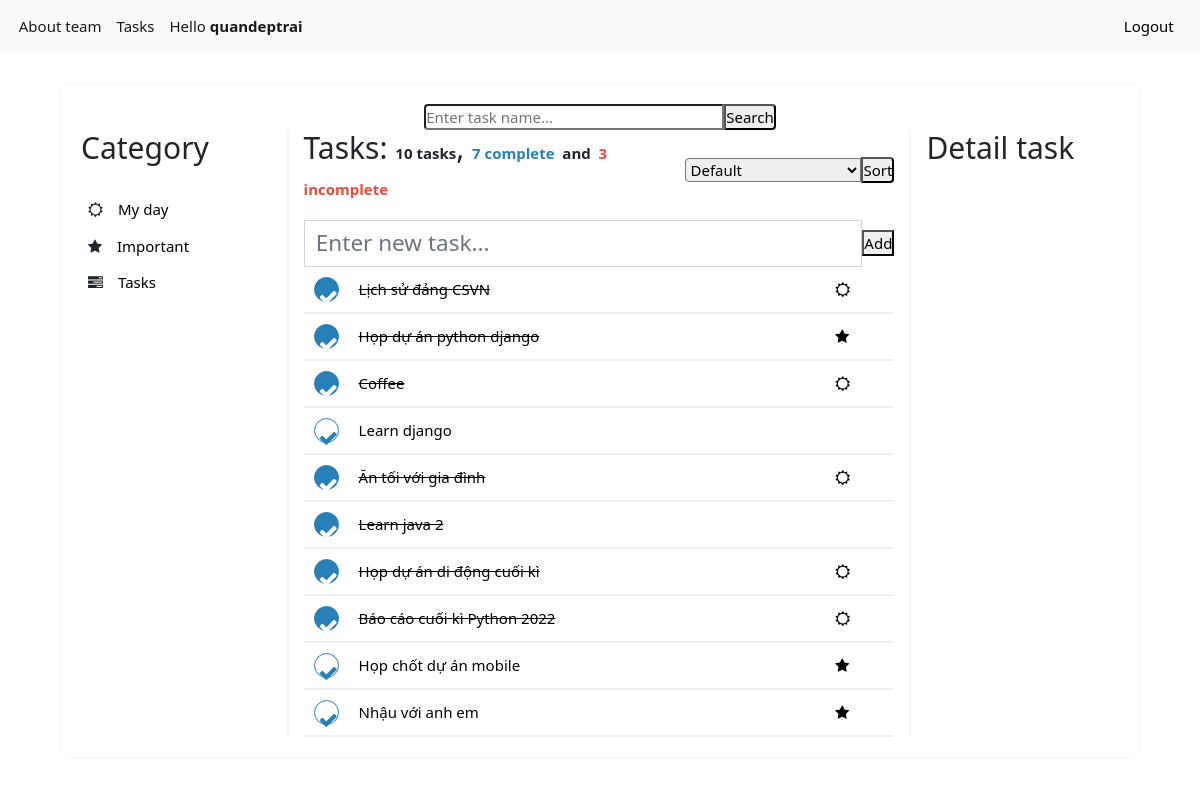
Page /list/3 (signed in) on the committed database.
### tasks/models.py (models this page shows, shortened)
class Task(models.Model):
    user = models.ForeignKey(User,
                             on_delete=models.CASCADE,
                             null=True, blank=True)
    name = models.TextField(max_length=255)
    createdAt = models.DateTimeField()
    updatedAt = models.DateTimeField()
    complete = models.BooleanField(default=False)
    category = models.ForeignKey(Category,
                                   on_delete=models.CASCADE,
                                   blank=True, null=True)

### tasks/views.py (the view)
# urls.py: path('list/<int:category_id>', list_view, name = 'list'),
def list_view(request, category_id):
    keyword = request.GET.get('keyword')
    sort = request.GET.get('sort')
    user = request.user if request.user.is_authenticated else None
    tasks = Task.objects.all()
    if keyword:
        tasks = tasks.filter(name__icontains = keyword)
    if category_id != 3:
        tasks = tasks.filter(category__id = category_id)
        dt = datetime.datetime.today()
        tasks = tasks.filter(createdAt__contains = datetime.date(dt.year, dt.month, dt.day))
    tasks = tasks.filter(user=user)
    if sort=="1":
        tasks = tasks.order_by('name').values()
    if sort=="2":
        tasks = tasks.order_by('complete').values()
    count_complete = tasks.filter(complete = True).count()
    count_incomplete = tasks.filter(complete = False).count()
    context = {
        'keyword': keyword,
        'category_id': category_id,
        'tasks': tasks,
        'count_complete': count_complete,
        'count_incomplete': count_incomplete,
        'typesort': sort,
        "category_id": category_id,
        'form':TaskForm()
    }
    return render(request, "list.html", context)

### tasks/forms.py
class TaskForm(forms.Form):
    name = forms.CharField(label='', required=True,
                           widget=forms.TextInput(attrs={'class':'form-control', 'placeholder':'Enter new task...'}),
                           max_length=255)

### tasks/templates/list.html (shortened to what this page needs)
{%extends 'base.html'%} {%load static%} {%block css%}
<link rel="stylesheet" href="{% static 'css/list.css' %}" /> {% endblock %}
{%block body%}
<div class="list-form">
  <div class="search-task">
    <form>
      <input
        type="text"
        name="keyword"
        class="input-text-search"
        id="keyword"
        value="{{keyword|default:''}}"
        placeholder="Enter task name..."
      />
      <input type="submit" class="input-submit-search" value="Search" />
  </div>
  <div class="main-list-task">
    <div class="category-task">
      <h2>Category</h2>
      <div class="menu-category">
        <ul>
          <li>
            <i class="fa fa-sun-o" aria-hidden="true"></i
            ><a href="{% url 'tasks:list' 1 %}">My day</a>
          </li>
          <li>
            <i class="fa fa-star" aria-hidden="true"></i
            ><a href="{% url 'tasks:list' 2 %}">Important</a>
          </li>
          <li>
            <i class="fa fa-tasks" aria-hidden="true"></i
            ><a href="{% url 'tasks:list' 3 %}">Tasks</a>
          </li>
        </ul>
      </div>
    </div>
    <div class="list-task">
      <div class="list-task-top">
        <h2 style="display: inline-block">
        {% if category_id == 1 %}
          My day:
        {% elif category_id == 2 %}
          Important:
        {% else %}
          Tasks:
        {% endif %}
        <b>{{tasks.count}} tasks</b>,
        <b style="color: #2980b9">{{count_complete}} complete</b>
        <b> and</b>
        <b style="color: #e74c3c">{{count_incomplete}} incomplete</b>
        </h2>
        <div>
          <form>
            <select class="selected-box-sort" name="sort">
              {% if typesort %}
                {% if typesort == "0" %}
                <option value=0 selected="selected">Default</option>
                <option value=1>Sort by name</option>
                <option value=2>Complete/Incomplete</option>
                {%elif typesort == "1"%}
                <option value=0>Default</option>
                <option value=1 selected="selected">Sort by name</option>
                <option value=2>Complete/Incomplete</option>
                {%elif typesort == "2"%}
                <option value=0>Default</option>
                <option value=1>Sort by name</option>
                <option value=2 selected="selected">Complete/Incomplete</option>
                {%endif%}
              {% else%}
                <option value=0>Default</option>
              {% endif %}
            </select>
            <input class="sort-task-by-name" type="submit" value="Sort"/>
          </form>
        </div>
      </div>
      <div class="add-task">
        <form action="/list/{{category_id}}/task/add?keyword={{keyword}}&sort={{typesort}}" method = "post">{% csrf_token %}
            {{form}}
          <input type="submit" class="input-submit-search" value="Add" />
        </form>
      </div>
      <div>
        <div class="show-list">
          {% for task in tasks%}
          <div class="task">
            <a class="task-complete" style="width: 25px; height: 25px; border-radius: 50%; color: {% if task.complete %}white{% else %}#2980b9{% endif %}; background-color: {% if task.complete %}#2980b9{% else %}white{% endif %}"href="/list/{{category_id}}/task/{{task.id}}/complete?keyword={{keyword}}&sort={{typesort}}"><i class="fa fa-check" aria-hidden="true"></i></a>
            <a href="/list/{{category_id}}/task/{{task.id}}?keyword={{keyword}}&sort={{typesort}}"
              style="text-decoration-line: {% if task.complete %}line-through{% else %}none{% endif %}; color: black"
            >{{task.name}}</a>
           {% if category_id == 3 %}
            <a href="#" style="color:black">{% if task.category_id == 1 %}
            <i class="fa fa-sun-o" aria-hidden="true"></i>
            {% elif task.category_id == 2 %}
            <i class="fa fa-star" aria-hidden="true"></i>
            {% endif %}</a>{% endif %}
          </div>
          {% endfor %}
        </div>
      </div>
    </div>
    <div class="detail-task">
      <h2>Detail task</h2>
    </div>
  </div>
</div>
{% endblock %}

### todolist/templates/base.html (shortened to what this page needs)
<!DOCTYPE html>
<html lang="en">
  <head>
    {% load static %}
    <link
    rel="stylesheet"
    type="text/css"
    href="https://cdnjs.cloudflare.com/ajax/libs/skeleton/2.0.4/skeleton.min.css"
    />
    <link
      rel="stylesheet"
      type="text/css"
      href="https://cdnjs.cloudflare.com/ajax/libs/normalize/3.0.2/normalize.min.css"
    />
    <link
      rel="stylesheet"
      type="text/css"
      href="{% static 'css/style.css' %}"
    />
    {% block css %}{% endblock %}
    <link
      href="https://cdn.jsdelivr.net/npm/bootstrap@5.1.3/dist/css/bootstrap.min.css"
      rel="stylesheet"
    />
    <link
      rel="stylesheet"
      href="https://cdnjs.cloudflare.com/ajax/libs/font-awesome/4.7.0/css/font-awesome.min.css"
    />
  </head>
  <body>
    <nav
      class="navbar navbar-expand-lg navbar-light bg-light"
      style="font-size: 15px"
    >
      <div class="container-fluid">
        <div class="collapse navbar-collapse" id="navbarSupportedContent">
          <ul class="navbar-nav me-auto mb-2 mb-lg-0">
            <li class="nav-item">
              <a class="nav-link active" aria-current="page" href="/"
                >About team</a
              >
            </li>
            {% if not user.is_authenticated %}
            <li class="nav-item">
              <a
                class="nav-link active"
                aria-current="page"
                href="{% url 'auth:login' %}"
                >Login</a
              >
            </li>
            {%else%}
            <li class="nav-item">
              <a
                class="nav-link active"
                aria-current="page"
                href="{% url 'tasks:list' 1 %}"
                >Tasks</a
              >
            </li>
            <li class="nav-item">
              <a class="nav-link active" aria-current="page" href="#"
                >Hello <strong>{{user.username}}</strong></a
              >
            </li>
            {% endif %}
          </ul>
          {% if user.is_authenticated %}
          <a
            class="nav-link active"
            aria-current="page"
            href="{% url 'auth:logout' %}"
            style="color: black"
            >Logout</a
          >
          {% endif %}
        </div>
      </div>
    </nav>
    {% block body %}{% endblock %}
  </body>
</html>

### todolist/static/css/style.css (style rules this page uses)
* { font-size: 15px; margin: 0px; padding: 0px; box-sizing: border-box; }

### tasks/static/css/list.css (style rules this page uses)
.list-form { margin: 0 auto; margin-top: 30px; width: 90%; border: 1px solid #f5f6fa; border-radius: 10px; padding: 20px; }
.list-form .search-task form { display: flex; align-items: center; justify-content: center; }
.list-form .search-task form input, .list-task input { border-radius: 0; }
.selected-box-sort { border-radius: 0; }
.list-form .search-task form .input-text-search, .selected-box-sort { border-bottom-left-radius: 4px; border-top-left-radius: 4px; }
.list-form .search-task form .input-text-search { width: 300px; }
.list-form .search-task form .input-submit-search, .list-task .sort-task-by-name { border-bottom-right-radius: 4px; border-top-right-radius: 4px; }
.category-task h2, .detail-task h2 { margin-bottom: 25px; }
.list-task-top { margin-bottom: 0px; }
.list-form .main-list-task { display: flex; width: 100%; }
.list-form .main-list-task .category-task { width: 20%; border-right: 2px solid #f5f6fa; }
.list-form .main-list-task .category-task .menu-category ul { padding-left: 0px; }
.list-form .main-list-task .category-task .menu-category ul li { list-style: none; margin-bottom: 0px; padding: 7px; }
.list-form .main-list-task .category-task .menu-category ul li a { text-decoration: none; margin-left: 15px; color: black; }
.list-form .main-list-task .list-task { width: 60%; padding: 0px 15px 0px 15px; border-right: 2px solid #f5f6fa; }
.list-form .main-list-task .list-task .list-task-top { display: flex; justify-content: space-between; align-items: center; }
.list-form .main-list-task .list-task .list-task-top div { display: flex; align-items: center; justify-content: flex-end; }
.list-form .main-list-task .list-task .add-task { margin-top: 10px; }
.list-form .main-list-task .list-task .add-task form { display: flex; align-items: center; }
.list-form .main-list-task .list-task .add-task form input:nth-child(2) { font-size: 1.5rem; }
.list-form .main-list-task .list-task .show-list .task { display: flex; align-items: center; gap: 20px; border-bottom: 2px solid #ecf0f1; padding: 10px; }
.list-form .main-list-task .list-task .show-list .task a:nth-child(2) { width: 80%; }
.list-form .main-list-task .detail-task { padding-left: 15px; width: 20%; }
.main-list-task a { text-decoration: none; }
.task-complete { border: 1px solid #2980b9; border-radius: 5px; padding: 4px; width: 90px; font-size: 1.3rem; text-align: center; }

### rows in the picture
Task: name "Lịch sử đảng CSVN"
Task: name "Họp dự án python django"
Task: name "Coffee"
Task: name "Learn django"
Task: name "Ăn tối với gia đình"
Task: name "Learn java 2"
Task: {{ task.id }} 25 (drawn), name "Họp dự án di động cuối kì"
Task: name "Báo cáo cuối kì Python 2022"
Task: name "Họp chốt dự án mobile"
Task: name "Nhậu với anh em"

### other values in the picture
{{ user.username }} "quandeptrai"
{{ tasks.count }} "10"
{{ count_complete }} "7"
{{ count_incomplete }} "3"
